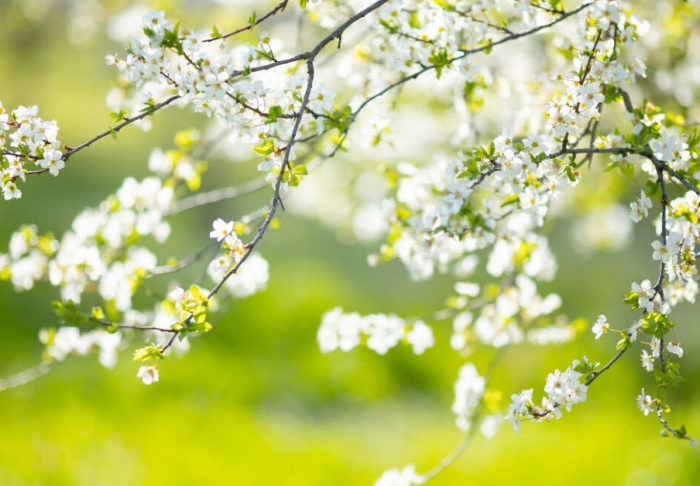
#> input picture Histogram/input/R.jpg, 700 x 486 px, found by its file name
$ python main.py
#> lines starting #> are read from the running program, lines starting #| are printed output that depends on the picture
import cv2
import numpy as np
import matplotlib.pyplot as plt


img=cv2.imread("Histogram/input/R.jpg",cv2.IMREAD_GRAYSCALE)
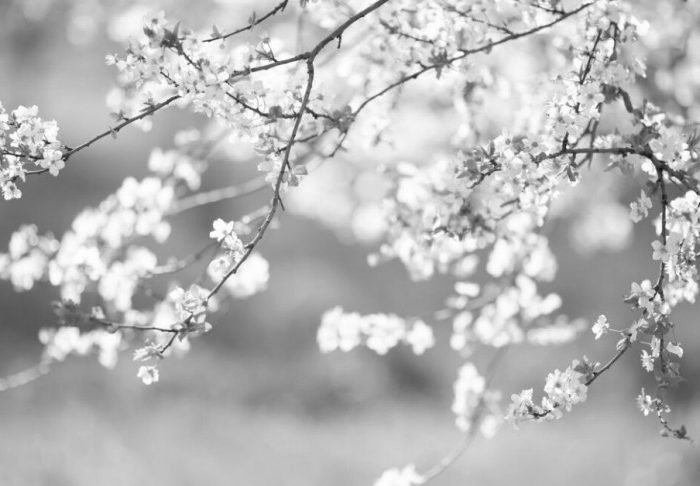
#> img: shape (486, 700); min 15, max 255, mean 181.8
rows,cols=img.shape
#> rows = 486; cols = 700
#> (the run stopped early here; a loop or call above may not have finished)
